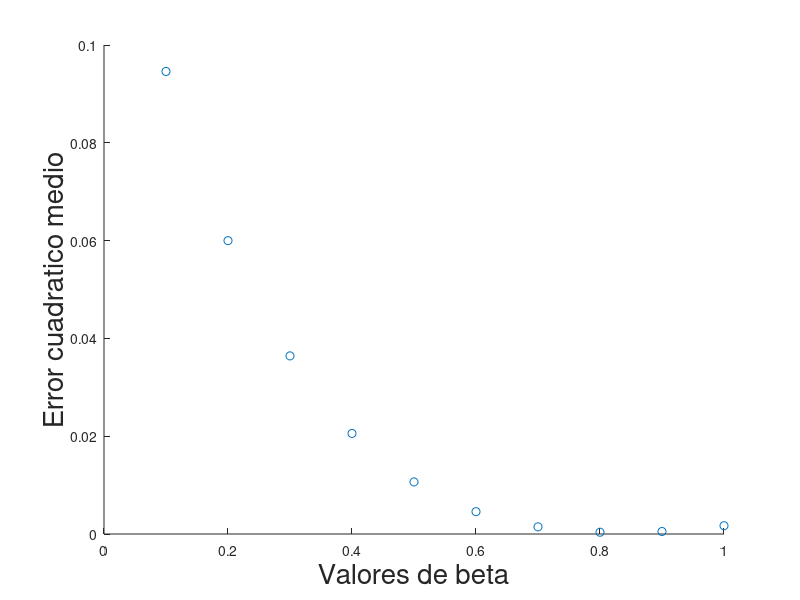
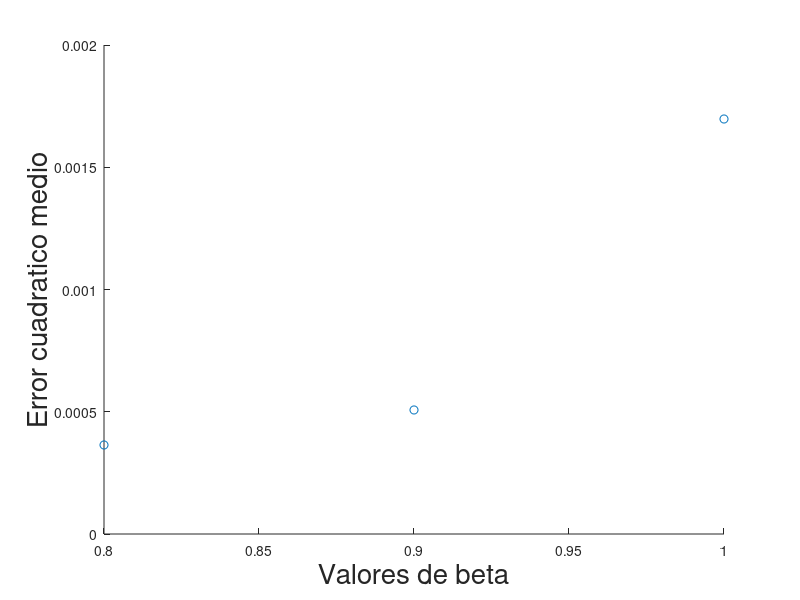

MATLAB code to generate these figures, in order:
load betasSpeed.mat
load betasStd.mat

Densities = [0.088,0.177,0.354,0.531,0.708,0.885,1.062,1.239,1.416,1.593,1.770,1.947,2.124,2.301,2.478,2.655,2.832,3.009,3.186,3.363,3.540,3.717,3.894,4.071,4.248,4.425,4.602,4.779,4.956,5.133,5.310,5.487,5.664,5.841,6.018,6.195,6.372,6.549,6.726,6.903,7.080,7.257,7.434,7.611,7.788,7.965,8.142];
ExpectedSpeed = [0.915,0.881,0.817,0.758,0.704,0.655,0.610,0.569,0.532,0.498,0.468,0.441,0.417,0.396,0.377,0.360,0.345,0.333,0.321,0.312,0.303,0.296,0.290,0.284,0.279,0.275,0.271,0.268,0.264,0.261,0.258,0.255,0.251,0.247,0.243,0.239,0.234,0.228,0.222,0.215,0.208,0.200,0.191,0.182,0.172,0.162,0.151];
Betas = 0.1 : 0.1 : 1.0;


Error = [];
for beta = 1 : 1 : 10
  currentError = 0;
  for i = 1 : 1 : 47
  currentError = currentError + (ExpectedSpeed(i) - BetaMeanSpeed(beta,i)).^ 2;
  endfor
  currentError = currentError / 47;
  Error = [Error, currentError];
endfor

Error
figure(1)
scatter(Betas, Error);
xlabel("Valores de beta", "fontsize", 20);
ylabel("Error cuadratico medio", "fontsize", 20);

print -djpg ./BetaError.jpg;


Betas = [0.8 0.9 1.0]
Error = [Error(8) Error(9) Error(10)]
figure(2)
scatter(Betas, Error);
xlabel("Valores de beta", "fontsize", 20);
ylabel("Error cuadratico medio", "fontsize", 20);

print -djpg ./BetaErrorAcercamiento.jpg;
